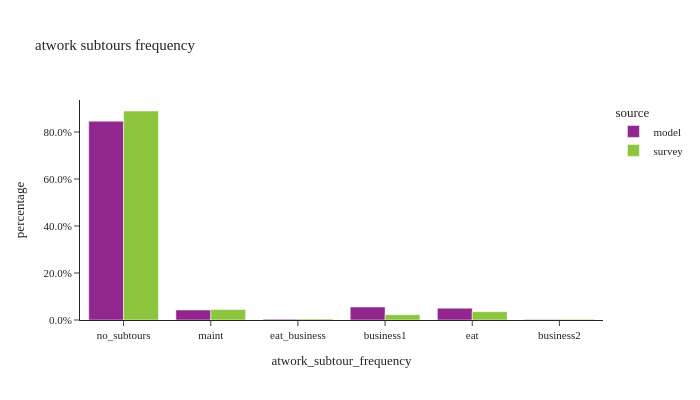

The cell this chart's notebook holds for it:
### Code cell
util.plot_share_barchart(work_tour, 'tour_weight', 'atwork_subtour_frequency', title="atwork subtours frequency")

### Figure 1 — Plotly figure (JSON) as saved in the notebook; plotly's stock layout.template omitted (floating-point values rounded to 4 significant figures)
{"data": [{"alignmentgroup": "True", "customdata": [[1164000.0, 1164000.0], [58700.0, 58700.0], [5103.0, 5103.0], [76060.0, 76060.0], [69380.0, 69380.0], [2515.0, 2515.0]], "hovertemplate": "source=model<br>atwork_subtour_frequency=%{x}<br>percentage=%{y}<br>weighted_sum=%{customdata[0]}<br>sample_size=%{customdata[1]}<extra></extra>", "legendgroup": "model", "marker": {"color": "#91268F", "pattern": {"shape": ""}}, "name": "model", "offsetgroup": "model", "orientation": "v", "showlegend": true, "textposition": "auto", "type": "bar", "x": ["no_subtours", "maint", "eat_business", "business1", "eat", "business2"], "xaxis": "x", "y": [0.8461, 0.04266, 0.003709, 0.05528, 0.05042, 0.001828], "yaxis": "y"}, {"alignmentgroup": "True", "customdata": [[1956000.0, 2527.0], [98090.0, 85.0], [10440.0, 5.0], [49480.0, 65.0], [77980.0, 119.0], [7121.0, 11.0]], "hovertemplate": "source=survey<br>atwork_subtour_frequency=%{x}<br>percentage=%{y}<br>weighted_sum=%{customdata[0]}<br>sample_size=%{customdata[1]}<extra></extra>", "legendgroup": "survey", "marker": {"color": "#8CC63E", "pattern": {"shape": ""}}, "name": "survey", "offsetgroup": "survey", "orientation": "v", "showlegend": true, "textposition": "auto", "type": "bar", "x": ["no_subtours", "maint", "eat_business", "business1", "eat", "business2"], "xaxis": "x", "y": [0.8894, 0.04461, 0.00475, 0.0225, 0.03547, 0.003239], "yaxis": "y"}], "layout": {"barmode": "group", "height": 400, "legend": {"title": {"text": "source"}, "tracegroupgap": 0}, "title": {"text": "atwork subtours frequency"}, "width": 700, "xaxis": {"anchor": "y", "domain": [0.0, 1.0], "title": {"text": "atwork_subtour_frequency"}}, "yaxis": {"anchor": "x", "domain": [0.0, 1.0], "tickformat": ".1%", "title": {"text": "percentage"}}}}
